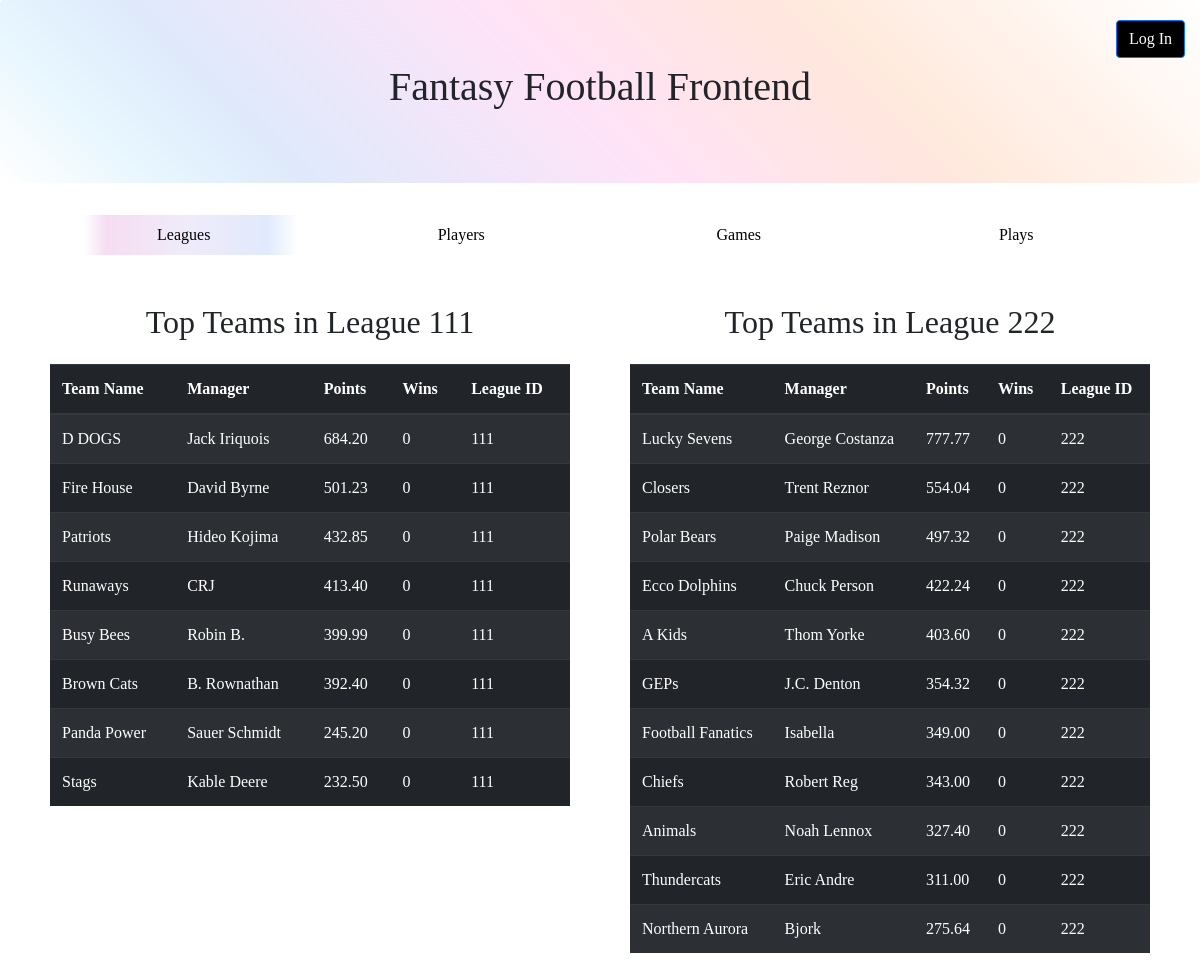
Before: / with the older database file.
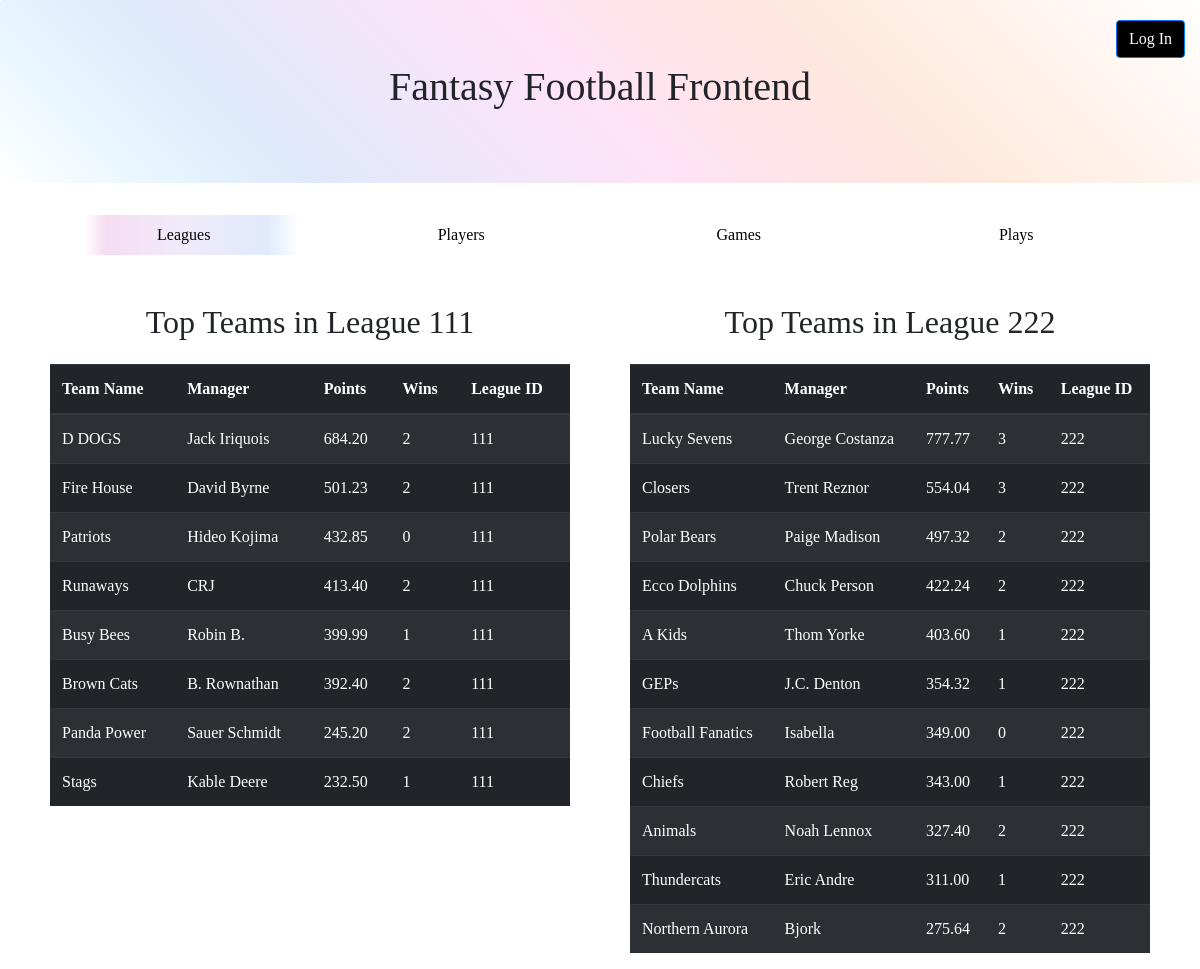
After: the same page with the newer database file.
### tables this page shows
CREATE TABLE team (
	teamName varchar(32) NOT NULL,
	teamManager varchar(32) NOT NULL,
	teamPoints decimal(6,2) DEFAULT 0,
	teamWins tinyint(255) unsigned DEFAULT 0,
	leagueID tinyint(255) unsigned NOT NULL,
	FOREIGN KEY (leagueID) REFERENCES league (leagueID),
	PRIMARY KEY (teamName, leagueID));

### index.php (the view, shortened to what this page needs)
<?php
  include 'connection.php';
?>
<!DOCTYPE html>
<html lang="en">
<head>
  <link rel="stylesheet" href="https://maxcdn.bootstrapcdn.com/bootstrap/4.1.3/css/bootstrap.min.css">
</head>
<body>
  <button id="login" type="button" class="btn btn-primary" data-toggle="modal" data-target="#loginModal">
    Log In
  </button>
  <br>
  <div id="header" class="jumbotron text-center">
    <h1>Fantasy Football Frontend</h1>
  </div>
  <div id="tableContainer" class="container-fluid">
    <div id="pillcontainer" class="container">
      <ul class="nav nav-pills red nav-justified" role="tablist">
        <li class="nav-item">
          <a class="nav-link active" data-toggle="pill" href="#leaguetables">Leagues</a>
        </li>
        <li class="nav-item">
          <a class="nav-link" data-toggle="pill" href="#playertables">Players</a>
        </li>
        <li class="nav-item">
          <a class="nav-link" data-toggle="pill" href="#gametables">Games</a>
        </li>
        <li class="nav-item">
          <a class="nav-link" data-toggle="pill" href="#playtables">Plays</a>
        </li>
      </ul>
    </div>
    <br><br>
    <div class="tab-content">
      <div id="leaguetables" class="container-full tab-pane fade show active">
        <div class="row">
          <div id="tableone" class="col-md-6">
            <center>
              <header>
                <h2>Top Teams in League 111</h2>
              </header>
            </center>
            <table id="teams" class="table table-dark table-hover table-striped">
              <thead class="thead-dark">
                <tr>
                  <th scope="col">Team Name</th>
                  <th scope="col">Manager</th>
                  <th scope="col">Points</th>
                  <th scope="col">Wins</th>
                  <th scope="col">League ID</th>
              </thead>
              <?php
                $sql = "SELECT * FROM team WHERE leagueID = 111 ORDER BY teamPoints DESC";
                $result = $conn-> query($sql);
                while ($row = $result->fetch_assoc()) {
                    echo "<tr><td>" . $row["teamName"] . "</td><td>" . $row["teamManager"] . "</td><td>" . $row["teamPoints"] . "</td><td>" . $row["teamWins"] . "</td><td>" . $row["leagueID"] . "</td></tr>";
                }
                ?>
            </table>
          </div>
          <div id="tabletwo" class="col-md-6">
            <center>
              <header>
                <h2>Top Teams in League 222</h2>
              </header>
            </center>
            <table id="teams" class="table table-dark table-hover table-striped">
              <thead class="thead-dark">
                <tr>
                  <th scope="col">Team Name</th>
                  <th scope="col">Manager</th>
                  <th scope="col">Points</th>
                  <th scope="col">Wins</th>
                  <th scope="col">League ID</th>
              </thead>
              <?php
                $sql = "SELECT * FROM team WHERE leagueID = 222 ORDER BY teamPoints DESC";
                $result = $conn-> query($sql);
                while ($row = $result->fetch_assoc())
                {
                    echo "<tr><td>" . $row["teamName"] . "</td><td>" . $row["teamManager"] . "</td><td>" . $row["teamPoints"] . "</td><td>" . $row["teamWins"] . "</td><td>" . $row["leagueID"] . "</td></tr>";
                }
              ?>
            </table>
          </div>
        </div>
      </div>
    </div>
  </div>
</body>
</html>

### index.php (style rules this page uses)
#header { background: -moz-linear-gradient(45deg, rgba(179,226,252,0) 0%, rgba(179,226,252,0.32) 12%, rgba(200,218,249,0.59) 22%, rgba(255,198,240,0.49) 48%, rgba(255,196,179,0.42) 67%, rgba(255,195,160,0.34) 73%, rgba(255,195,160,0) 100%); background: -webkit-linear-gradient(45deg, rgba(179,226,252,0) 0%,rgba(179,226,252,0.32) 12%,rgba(200,218,249,0.59) 22%,rgba(255,198,240,0.49) 48%,rgba(255,196,179,0.42) 67%,rgba(255,195,160,0.34) 73%,rgba(255,195,160,0) 100%); background: linear-gradient(45deg, rgba(179,226,252,0) 0%,rgba(179,226,252,0.32) 12%,rgba(200,218,249,0.59) 22%,rgba(255,198,240,0.49) 48%,rgba(255,196,179,0.42) 67%,rgba(255,195,160,0.34) 73%,rgba(255,195,160,0) 100%); filter: progid:DXImageTransform.Microsoft.gradient( startColorstr='#00b3e2fc', endColorstr='#00ffc3a0',GradientType=1 ); margin-top: -25px; }
h2 { padding-bottom: 15px; }
body { font-family: "Verdana"; background-image: url("https://i0.wp.com/www.forumhall.com.ua/wp-content/uploads/2016/04/Silver-Blur-Background.jpg"); background-repeat: no-repeat; -webkit-background-size: cover; -moz-background-size: cover; -o-background-size: cover; background-size: cover; }
.nav-pills > li > a.active { background: -moz-linear-gradient(left, rgba(255,195,160,0) 0%, rgba(255,188,226,0) 1%, rgba(244,192,230,0) 14%, rgba(238,194,232,0.57) 22%, rgba(215,202,240,0.38) 50%, rgba(191,210,249,0.48) 80%, rgba(184,212,252,0.13) 88%, rgba(184,212,252,0) 91%) !important; background: -webkit-linear-gradient(left, rgba(255,195,160,0) 0%,rgba(255,188,226,0) 1%,rgba(244,192,230,0) 14%,rgba(238,194,232,0.57) 22%,rgba(215,202,240,0.38) 50%,rgba(191,210,249,0.48) 80%,rgba(184,212,252,0.13) 88%,rgba(184,212,252,0) 91%) !important; background: linear-gradient(to right, rgba(255,195,160,0) 0%,rgba(255,188,226,0) 1%,rgba(244,192,230,0) 14%,rgba(238,194,232,0.57) 22%,rgba(215,202,240,0.38) 50%,rgba(191,210,249,0.48) 80%,rgba(184,212,252,0.13) 88%,rgba(184,212,252,0) 91%) !important; filter: progid:DXImageTransform.Microsoft.gradient( startColorstr='#00ffc3a0', endColorstr='#00b8d4fc',GradientType=1 ); color:black !important; }
.nav-pills > li > a { color:black !important; }
#tableone { padding-left: 50px; padding-right: 30px; }
#tabletwo { padding-right: 50px; padding-left: 30px; }
#login { float: right; float: top; margin-right: 15px; margin-top: 20px; background-color: black !important; position: relative; }

Changed rows visible on the page:
changed team "D DOGS": teamWins "0" → "2"
changed team "Fire House": teamWins "0" → "2"
changed team "Runaways": teamWins "0" → "2"
changed team "Busy Bees": teamWins "0" → "1"
changed team "Brown Cats": teamWins "0" → "2"
changed team "Panda Power": teamWins "0" → "2"
changed team "Stags": teamWins "0" → "1"
changed team "Lucky Sevens": teamWins "0" → "3"
changed team "Closers": teamWins "0" → "3"
changed team "Polar Bears": teamWins "0" → "2"
changed team "Ecco Dolphins": teamWins "0" → "2"
changed team "A Kids": teamWins "0" → "1"
changed team "GEPs": teamWins "0" → "1"
changed team "Chiefs": teamWins "0" → "1"
changed team "Animals": teamWins "0" → "2"
changed team "Thundercats": teamWins "0" → "1"
changed team "Northern Aurora": teamWins "0" → "2"
